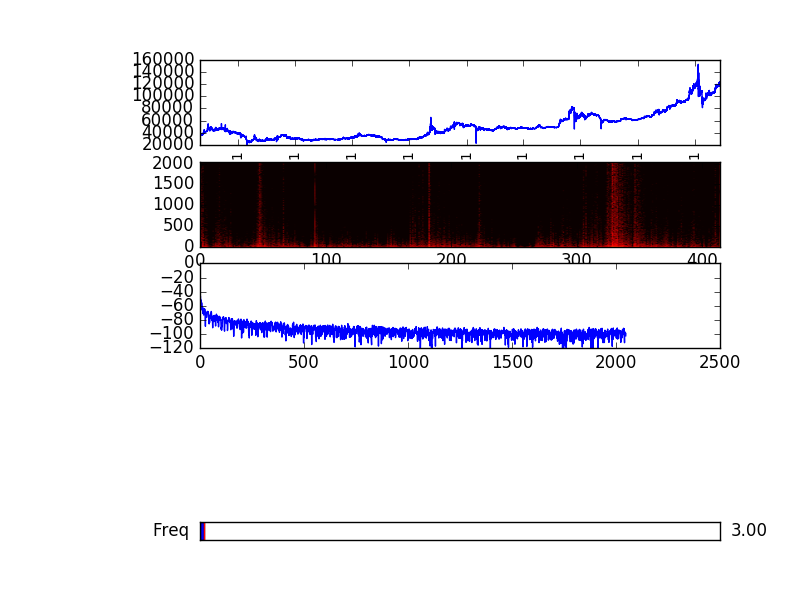

The script that saved this image:
# ! coding:utf-8
"""
chart1.py

UNIXTIMESTAMP : http://url-c.com/tc/

Created by 0160929 on 2017/02/09 15:26
"""
from datetime import datetime
import time

import matplotlib.pyplot as plt
import matplotlib.dates as mdates
import numpy as np
import pandas as pd









# ロードする取引の時間

now = datetime(2011, 10, 31, 00, 0, 0, 0)
# now = datetime(2015,2,9,15,0,0,0)
UNIXTIMESTAMP = int(time.mktime(now.timetuple()))
dtime = datetime.fromtimestamp(UNIXTIMESTAMP)
print(now, UNIXTIMESTAMP, dtime.strftime("%Y%m%d%H%M%S"))


def load_btcoin_numpy(reload=False, save=True):
    if reload:
        # CSV= "http://api.bitcoincharts.com/v1/trades.csv?symbol=coincheckJPY&start=" + str(UNIXTIMESTAMP)
        CSV = ".coincheckJPY2.csv"

        print("Server Requeset : " + CSV)

        df = pd.read_csv(CSV,
                         header=None,
                         parse_dates=True,
                         date_parser=lambda x: datetime.fromtimestamp(float(x)),
                         index_col='datetime',
                         names=['datetime', 'price', 'amount'])

        # 時間軸をunixtimeに YYYYMMDDHHMMSS
        # timecode = np.array([d.strftime("%Y%m%d%H%M%S") for d in df.index])
        timecode = df.index

        # 価格と取引量をndarrayに
        mat = df.as_matrix()
        price = mat[:, 0]
        amount = mat[:, 1]

        print("length : {}".format(price.size))
        print(timecode)

        # 保存
        if save:
            print("save .npy start")
            np.save("timecode", timecode)
            np.save("price", price)
            np.save("amount", amount)
            print("save .npy end")

    else:
        print("Load .npy start")
        # 呼び出し
        timecode = np.load("timecode.npy")
        price = np.load("price.npy")
        amount = np.load("amount.npy")

    print("Data Load End")
    return timecode, price, amount


def btc_fft(price, timestamp, nfft=512):
    N = price.size

    _total_frame = int(N / nfft)

    b = N - (_total_frame * nfft)

    total_frame = _total_frame + 1

    print("Total Sample : {}".format(price.size))
    print("Total Frame : {}, {}".format(total_frame, total_frame * nfft))

    n_zeropaddin = (nfft - b)

    N_New = N + n_zeropaddin

    print("zero padding  : {}".format(n_zeropaddin))

    assert N_New == (total_frame) * nfft

    _price = np.zeros(N_New)
    _timestamp = np.zeros(N_New)

    _price[:N] = price
    _timestamp[:N] = timestamp

    price = _price.copy()
    timestamp = _timestamp.copy()

    assert price.size == N_New, (price.size, N_New)
    assert timestamp.size == N_New

    X = np.zeros((total_frame, int(nfft / 2)))

    for i in range(total_frame):
        n = i * nfft

        frame = price[n:n + nfft]
        assert frame.size == nfft, (i, frame.size, nfft)

        x = np.fft.fft(frame, nfft)

        X[i, :] = abs(x[:int(nfft / 2)])
    return X


# =================================
#  sox な感じにスペクトログラム表示
# =================================
def imshow_sox(ax, spectrogram, rm_low=0.1):
    max_value = spectrogram.max()
    ### amp to dbFS
    db_spec = 20 * np.log10(spectrogram / float(max_value))
    ### カラーマップの上限と下限を計算
    vmin = -100
    vmax = 0

    print("db_spec ", db_spec.min(), db_spec.max())

    ax.imshow(db_spec.T, origin="lower", aspect="auto", cmap="hot", vmax=vmax, vmin=vmin)


from matplotlib.widgets import Slider, Button, RadioButtons


def main():
    timecode, price, amount = load_btcoin_numpy(False, False)

    print("Data Length : " + str(price.size))

    X = btc_fft(price, timecode, 1024*4)

    fig = plt.figure()
    # 2行1列の図を描く場所を確保
    ax1 = fig.add_subplot(4, 1, 1)
    ax2 = fig.add_subplot(4, 1, 2)
    ax3 = fig.add_subplot(4, 1, 3)


    plt.subplots_adjust(left=0.25, bottom=0.25)

    ax1.plot(timecode, price)
    ax1.set_xticklabels(timecode, rotation=90, size="small")
    ax1.xaxis.set_major_formatter(mdates.DateFormatter('%Y-%m-%d'))

    # ax2.plot(20*np.log10(X[5,:]))
    X = X / X.max()
    imshow_sox(ax2, X)

    Pow = 20*np.log10(X)

    l, =ax3.plot(Pow[1,:])
    ax3.set_ylim([-120,0])

    axfreq = plt.axes([0.25, 0.1, 0.65, 0.03] )
    sfreq = Slider(axfreq, "Freq", 0, X.shape[0]-1, valinit=3)

    def update(val):
        l.set_ydata(Pow[int(val),:])
        fig.canvas.draw_idle()
    sfreq.on_changed(update)

    plt.savefig("chart1.png")
    plt.show()


if __name__ == '__main__':
    main()
